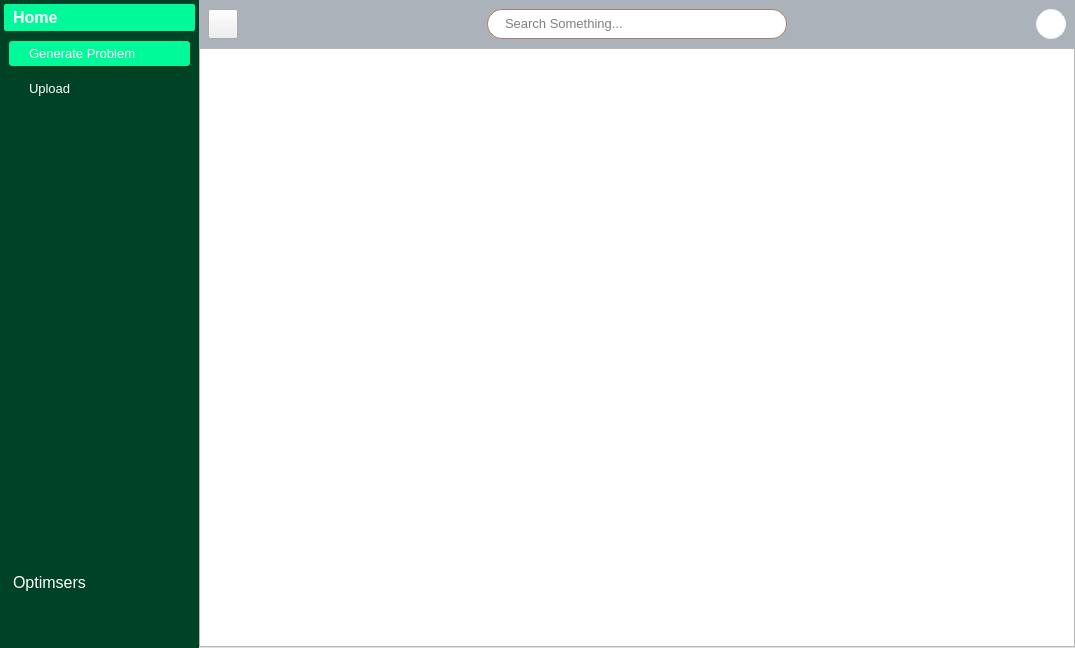
<?xml version="1.0" encoding="UTF-8"?>
<ui version="4.0">
 <class>MainWindow</class>
 <widget class="QMainWindow" name="MainWindow">
  <property name="geometry">
   <rect>
    <x>0</x>
    <y>0</y>
    <width>1075</width>
    <height>648</height>
   </rect>
  </property>
  <property name="windowTitle">
   <string>MainWindow</string>
  </property>
  <property name="styleSheet">
   <string notr="true">#menu_widget, #toolBox {
	background-color: #3333FF;
}

</string>
  </property>
  <widget class="QWidget" name="centralwidget">
   <layout class="QGridLayout" name="gridLayout_3">
    <property name="leftMargin">
     <number>0</number>
    </property>
    <property name="topMargin">
     <number>0</number>
    </property>
    <property name="rightMargin">
     <number>0</number>
    </property>
    <property name="bottomMargin">
     <number>0</number>
    </property>
    <property name="spacing">
     <number>0</number>
    </property>
    <item row="0" column="0">
     <widget class="QSplitter" name="splitter">
      <property name="orientation">
       <enum>Qt::Horizontal</enum>
      </property>
      <property name="handleWidth">
       <number>0</number>
      </property>
      <widget class="QWidget" name="menu_widget" native="true">
       <property name="minimumSize">
        <size>
         <width>150</width>
         <height>0</height>
        </size>
       </property>
       <property name="styleSheet">
        <string notr="true">background-color: #004225;
color: #fff;
border: none;</string>
       </property>
       <layout class="QGridLayout" name="gridLayout">
        <property name="leftMargin">
         <number>4</number>
        </property>
        <property name="topMargin">
         <number>4</number>
        </property>
        <property name="rightMargin">
         <number>4</number>
        </property>
        <property name="bottomMargin">
         <number>15</number>
        </property>
        <property name="spacing">
         <number>0</number>
        </property>
        <item row="0" column="0">
         <widget class="QToolBox" name="toolBox">
          <property name="font">
           <font>
            <pointsize>12</pointsize>
           </font>
          </property>
          <property name="styleSheet">
           <string notr="true">#toolBox {
	color: #fff;
}

#toolBox::tab {
	padding-left:5px;
	text-align:left;
	border-radius: 2px;
}


#toolBox::tab:selected {
	background-color: #00fa9a;
	font-weight: bold;
}

#toolBox QPushButton {
	padding:5px 0px 5px 20px;
	text-align:left;
	border-radius: 3px;
}

#toolBox QPushButton:hover {
	background-color: #009c7a;
}

#toolBox QPushButton:checked {
	background-color: #00fa9a;
}

</string>
          </property>
          <property name="currentIndex">
           <number>0</number>
          </property>
          <property name="tabSpacing">
           <number>10</number>
          </property>
          <widget class="QWidget" name="general_page">
           <property name="geometry">
            <rect>
             <x>0</x>
             <y>0</y>
             <width>160</width>
             <height>518</height>
            </rect>
           </property>
           <attribute name="icon">
            <iconset resource="../static/resource.qrc">
             <normaloff>:/icons/icons/home-4-48.ico</normaloff>:/icons/icons/home-4-48.ico</iconset>
           </attribute>
           <attribute name="label">
            <string>Home</string>
           </attribute>
           <layout class="QVBoxLayout" name="verticalLayout">
            <property name="spacing">
             <number>10</number>
            </property>
            <property name="leftMargin">
             <number>5</number>
            </property>
            <property name="topMargin">
             <number>0</number>
            </property>
            <property name="rightMargin">
             <number>5</number>
            </property>
            <property name="bottomMargin">
             <number>5</number>
            </property>
            <item>
             <widget class="QPushButton" name="pushButton">
              <property name="font">
               <font>
                <pointsize>10</pointsize>
               </font>
              </property>
              <property name="focusPolicy">
               <enum>Qt::NoFocus</enum>
              </property>
              <property name="styleSheet">
               <string notr="true"/>
              </property>
              <property name="text">
               <string>Generate Problem</string>
              </property>
              <property name="icon">
               <iconset resource="../static/resource.qrc">
                <normaloff>:/icons/icons/mind-map-48.ico</normaloff>:/icons/icons/mind-map-48.ico</iconset>
              </property>
              <property name="checkable">
               <bool>true</bool>
              </property>
              <property name="checked">
               <bool>true</bool>
              </property>
             </widget>
            </item>
            <item>
             <widget class="QPushButton" name="pushButton_2">
              <property name="font">
               <font>
                <pointsize>10</pointsize>
               </font>
              </property>
              <property name="focusPolicy">
               <enum>Qt::NoFocus</enum>
              </property>
              <property name="styleSheet">
               <string notr="true"/>
              </property>
              <property name="text">
               <string>Upload</string>
              </property>
              <property name="icon">
               <iconset resource="../static/resource.qrc">
                <normaloff>:/icons/icons/upload-2-48.ico</normaloff>:/icons/icons/upload-2-48.ico</iconset>
              </property>
              <property name="checkable">
               <bool>true</bool>
              </property>
             </widget>
            </item>
            <item>
             <spacer name="verticalSpacer">
              <property name="orientation">
               <enum>Qt::Vertical</enum>
              </property>
              <property name="sizeHint" stdset="0">
               <size>
                <width>20</width>
                <height>40</height>
               </size>
              </property>
             </spacer>
            </item>
           </layout>
          </widget>
          <widget class="QWidget" name="cars_page">
           <property name="geometry">
            <rect>
             <x>0</x>
             <y>0</y>
             <width>160</width>
             <height>518</height>
            </rect>
           </property>
           <attribute name="icon">
            <iconset resource="../static/resource.qrc">
             <normaloff>:/icons/icons/combo-48.ico</normaloff>:/icons/icons/combo-48.ico</iconset>
           </attribute>
           <attribute name="label">
            <string>Optimsers</string>
           </attribute>
           <layout class="QVBoxLayout" name="verticalLayout_2">
            <property name="spacing">
             <number>10</number>
            </property>
            <property name="leftMargin">
             <number>5</number>
            </property>
            <property name="topMargin">
             <number>0</number>
            </property>
            <property name="rightMargin">
             <number>5</number>
            </property>
            <property name="bottomMargin">
             <number>5</number>
            </property>
            <item>
             <widget class="QPushButton" name="pushButton_3">
              <property name="font">
               <font>
                <pointsize>10</pointsize>
               </font>
              </property>
              <property name="focusPolicy">
               <enum>Qt::NoFocus</enum>
              </property>
              <property name="text">
               <string>PSO</string>
              </property>
              <property name="icon">
               <iconset resource="../static/resource.qrc">
                <normaloff>:/icons/icons/bird-2-48 (1).ico</normaloff>:/icons/icons/bird-2-48 (1).ico</iconset>
              </property>
              <property name="checkable">
               <bool>true</bool>
              </property>
             </widget>
            </item>
            <item>
             <widget class="QPushButton" name="pushButton_4">
              <property name="font">
               <font>
                <pointsize>10</pointsize>
               </font>
              </property>
              <property name="focusPolicy">
               <enum>Qt::NoFocus</enum>
              </property>
              <property name="text">
               <string>BFO</string>
              </property>
              <property name="icon">
               <iconset resource="../static/resource.qrc">
                <normaloff>:/icons/icons/icons8-bacteria-50-_1_.ico</normaloff>:/icons/icons/icons8-bacteria-50-_1_.ico</iconset>
              </property>
              <property name="checkable">
               <bool>true</bool>
              </property>
             </widget>
            </item>
            <item>
             <widget class="QPushButton" name="pushButton_5">
              <property name="font">
               <font>
                <pointsize>10</pointsize>
               </font>
              </property>
              <property name="focusPolicy">
               <enum>Qt::NoFocus</enum>
              </property>
              <property name="text">
               <string>ACO</string>
              </property>
              <property name="icon">
               <iconset resource="../static/resource.qrc">
                <normaloff>:/icons/icons/ant-48.ico</normaloff>:/icons/icons/ant-48.ico</iconset>
              </property>
              <property name="checkable">
               <bool>true</bool>
              </property>
             </widget>
            </item>
            <item>
             <spacer name="verticalSpacer_2">
              <property name="orientation">
               <enum>Qt::Vertical</enum>
              </property>
              <property name="sizeHint" stdset="0">
               <size>
                <width>20</width>
                <height>350</height>
               </size>
              </property>
             </spacer>
            </item>
           </layout>
          </widget>
          <widget class="QWidget" name="social_media_page">
           <property name="geometry">
            <rect>
             <x>0</x>
             <y>0</y>
             <width>160</width>
             <height>518</height>
            </rect>
           </property>
           <attribute name="icon">
            <iconset>
             <normaloff>:/icon/icon/group-48.ico</normaloff>:/icon/icon/group-48.ico</iconset>
           </attribute>
           <attribute name="label">
            <string/>
           </attribute>
           <layout class="QVBoxLayout" name="verticalLayout_3">
            <property name="spacing">
             <number>10</number>
            </property>
            <property name="leftMargin">
             <number>5</number>
            </property>
            <property name="topMargin">
             <number>0</number>
            </property>
            <property name="rightMargin">
             <number>5</number>
            </property>
            <property name="bottomMargin">
             <number>5</number>
            </property>
            <item>
             <spacer name="verticalSpacer_3">
              <property name="orientation">
               <enum>Qt::Vertical</enum>
              </property>
              <property name="sizeHint" stdset="0">
               <size>
                <width>20</width>
                <height>388</height>
               </size>
              </property>
             </spacer>
            </item>
           </layout>
          </widget>
         </widget>
        </item>
       </layout>
      </widget>
      <widget class="QWidget" name="main_widget" native="true">
       <layout class="QGridLayout" name="gridLayout_4">
        <property name="leftMargin">
         <number>0</number>
        </property>
        <property name="topMargin">
         <number>0</number>
        </property>
        <property name="rightMargin">
         <number>0</number>
        </property>
        <property name="bottomMargin">
         <number>0</number>
        </property>
        <property name="spacing">
         <number>0</number>
        </property>
        <item row="0" column="0">
         <widget class="QWidget" name="search_widget" native="true">
          <property name="styleSheet">
           <string notr="true">#search_widget {background-color: #ABB2B9;}</string>
          </property>
          <layout class="QHBoxLayout" name="horizontalLayout">
           <item>
            <widget class="QPushButton" name="pushButton_8">
             <property name="minimumSize">
              <size>
               <width>30</width>
               <height>30</height>
              </size>
             </property>
             <property name="maximumSize">
              <size>
               <width>30</width>
               <height>30</height>
              </size>
             </property>
             <property name="text">
              <string/>
             </property>
             <property name="icon">
              <iconset resource="../static/resource.qrc">
               <normaloff>:/icons/icons/arrow-96-48.ico</normaloff>
               <normalon>:/icons/icons/arrow-31-48.ico</normalon>:/icons/icons/arrow-96-48.ico</iconset>
             </property>
             <property name="iconSize">
              <size>
               <width>15</width>
               <height>15</height>
              </size>
             </property>
             <property name="checkable">
              <bool>true</bool>
             </property>
            </widget>
           </item>
           <item>
            <spacer name="horizontalSpacer">
             <property name="orientation">
              <enum>Qt::Horizontal</enum>
             </property>
             <property name="sizeHint" stdset="0">
              <size>
               <width>40</width>
               <height>20</height>
              </size>
             </property>
            </spacer>
           </item>
           <item>
            <widget class="QFrame" name="search_frame">
             <property name="minimumSize">
              <size>
               <width>300</width>
               <height>30</height>
              </size>
             </property>
             <property name="maximumSize">
              <size>
               <width>300</width>
               <height>30</height>
              </size>
             </property>
             <property name="font">
              <font>
               <pointsize>10</pointsize>
              </font>
             </property>
             <property name="styleSheet">
              <string notr="true">#search_frame {
	border:  1px solid #aa7e6f;
	border-radius: 15px;
	background-color: rgb(255, 255, 255);
}

#search_btn {
	padding:5px 5px;
	border-radius: 15px;
}

#search_btn:pressed {
	padding-left: 10px;
}</string>
             </property>
             <property name="frameShape">
              <enum>QFrame::Box</enum>
             </property>
             <property name="frameShadow">
              <enum>QFrame::Raised</enum>
             </property>
             <layout class="QHBoxLayout" name="horizontalLayout_10">
              <property name="leftMargin">
               <number>15</number>
              </property>
              <property name="topMargin">
               <number>0</number>
              </property>
              <property name="rightMargin">
               <number>5</number>
              </property>
              <property name="bottomMargin">
               <number>0</number>
              </property>
              <item>
               <widget class="QLineEdit" name="lineEdit_5">
                <property name="font">
                 <font>
                  <pointsize>10</pointsize>
                 </font>
                </property>
                <property name="frame">
                 <bool>false</bool>
                </property>
                <property name="placeholderText">
                 <string>Search Something...</string>
                </property>
                <property name="clearButtonEnabled">
                 <bool>true</bool>
                </property>
               </widget>
              </item>
              <item>
               <widget class="QPushButton" name="search_btn">
                <property name="styleSheet">
                 <string notr="true"/>
                </property>
                <property name="text">
                 <string/>
                </property>
                <property name="icon">
                 <iconset resource="../static/resource.qrc">
                  <normaloff>:/icons/icons/search-14-64.ico</normaloff>:/icons/icons/search-14-64.ico</iconset>
                </property>
                <property name="iconSize">
                 <size>
                  <width>20</width>
                  <height>20</height>
                 </size>
                </property>
               </widget>
              </item>
             </layout>
            </widget>
           </item>
           <item>
            <spacer name="horizontalSpacer_2">
             <property name="orientation">
              <enum>Qt::Horizontal</enum>
             </property>
             <property name="sizeHint" stdset="0">
              <size>
               <width>209</width>
               <height>20</height>
              </size>
             </property>
            </spacer>
           </item>
           <item>
            <widget class="QLabel" name="user_label">
             <property name="minimumSize">
              <size>
               <width>30</width>
               <height>30</height>
              </size>
             </property>
             <property name="maximumSize">
              <size>
               <width>30</width>
               <height>30</height>
              </size>
             </property>
             <property name="styleSheet">
              <string notr="true">#user_label {
	background-color: #fff;
	border: 1px solid #F2F4F4;
	padding: 5px 5px;
	border-radius: 15%;
}</string>
             </property>
             <property name="text">
              <string/>
             </property>
             <property name="pixmap">
              <pixmap>:/icon/icon/user-48.ico</pixmap>
             </property>
             <property name="scaledContents">
              <bool>true</bool>
             </property>
            </widget>
           </item>
          </layout>
         </widget>
        </item>
        <item row="1" column="0">
         <widget class="QTabWidget" name="tabWidget">
          <property name="font">
           <font>
            <pointsize>10</pointsize>
           </font>
          </property>
          <property name="styleSheet">
           <string notr="true">#tabWidget {
	background-color: rgb(255, 255, 255);
}

QTabBar::close-button {
	margin-left: 3px;
	image: url(:/icon/icon/x-mark-4-32.ico)
}

QTabBar::close-button:hover {
	
	image: url(:/icon/icon/x-mark-4-48.ico);
}</string>
          </property>
          <property name="currentIndex">
           <number>-1</number>
          </property>
          <property name="iconSize">
           <size>
            <width>10</width>
            <height>10</height>
           </size>
          </property>
          <property name="tabsClosable">
           <bool>true</bool>
          </property>
         </widget>
        </item>
       </layout>
      </widget>
     </widget>
    </item>
   </layout>
  </widget>
 </widget>
 <resources>
  <include location="../static/resource.qrc"/>
  <include location="../static/resource.qrc"/>
 </resources>
 <connections>
  <connection>
   <sender>pushButton_8</sender>
   <signal>toggled(bool)</signal>
   <receiver>menu_widget</receiver>
   <slot>setHidden(bool)</slot>
   <hints>
    <hint type="sourcelabel">
     <x>287</x>
     <y>38</y>
    </hint>
    <hint type="destinationlabel">
     <x>248</x>
     <y>21</y>
    </hint>
   </hints>
  </connection>
 </connections>
</ui>
